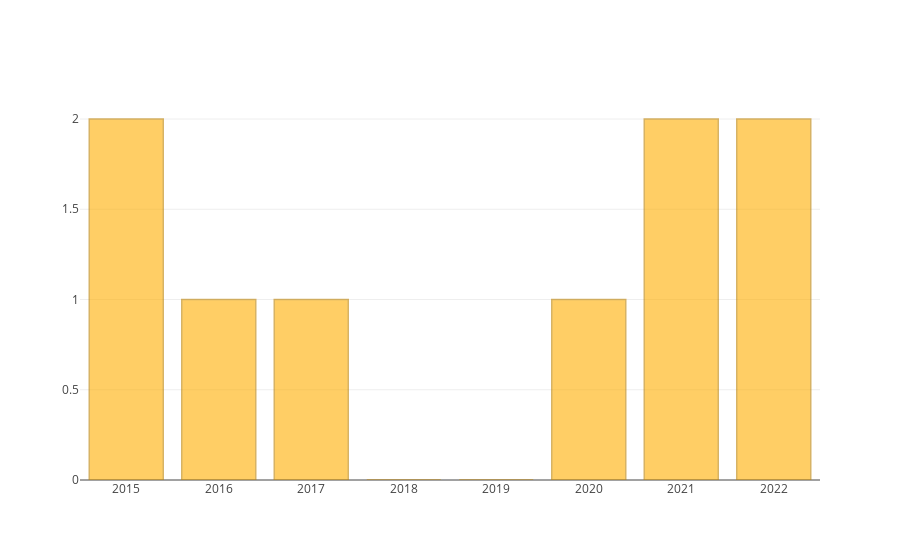

Notebook cell for this chart:
### Code cell
dataWindow
    .filter($"dense_rank" === 1)
    .withColumn("temperatura maxima", func.round($"ta_max", 2))
    .orderBy($"mes".asc)
    .select($"mes", $"año", $"temperatura maxima")
    .show()

val data = Seq(
  Bar(
    Seq("2015", "2016", "2017", "2018", "2019", "2020", "2021", "2022"),
    Seq(year2015, year2016, year2017, year2018, year2019, year2020, year2021, year2022),
    marker = Marker(
        color = Color.RGB(255, 174, 0),
        opacity = 0.6,
        line = Line(
            color = Color.RGB(189, 129, 0),
              width = 1.5
        )
    )
  )
)

plot(data)

### Figure 1 — Plotly figure (JSON) as saved in the notebook; plotly's stock layout.template omitted (floating-point values rounded to 4 significant figures)
{"data": [{"marker": {"color": "rgb(255, 174, 0)", "line": {"color": "rgb(189, 129, 0)", "width": 1.5}, "opacity": 0.6}, "type": "bar", "x": ["2015", "2016", "2017", "2018", "2019", "2020", "2021", "2022"], "y": [2, 1, 1, 0, 0, 1, 2, 2]}], "layout": {}}
